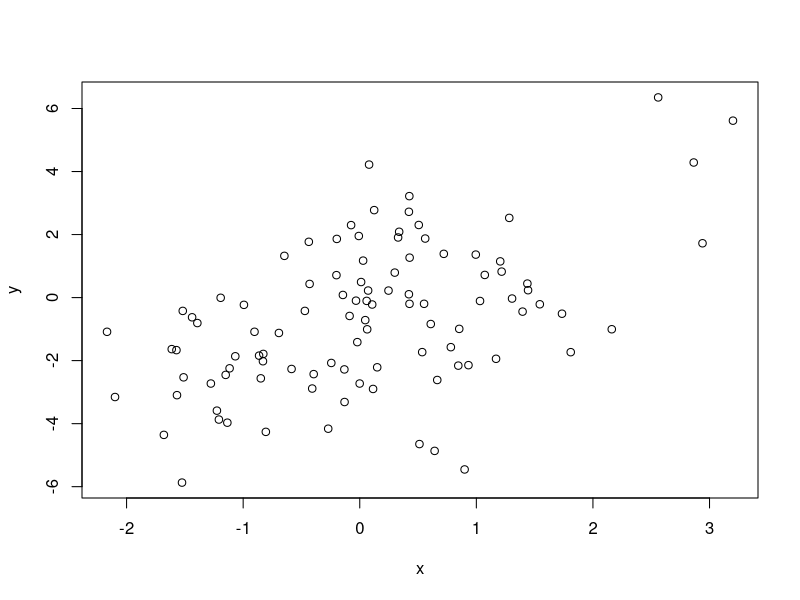

Write R code to recreate this figure.

n <- 100
x <- rnorm(n) # Covariate
beta0 <- -1
beta1 <- 1
sigma <- 2

mu <- beta0 + beta1*x
y <- rnorm(n, mu, sigma)


plot(x,y)

summary(lm1 <- lm(y~x))



## Likelihood

nll <- function(pars) {
    beta0 <- pars[1]
    beta1 <- pars[2]
    sigma <- pars[3]
    mu <- beta0 + beta1*x
    ll <- dnorm(y, mean=mu, sd=sigma, log=TRUE)
    -sum(ll)
}

starts <- c(beta0=0,beta1=0,sigma=1)

nll(starts)



## Minimize neg log-like

fm <- optim(starts, nll, hessian=TRUE)
fm

mles <- fm$par

vcov <- solve(fm$hessian)

SEs <- sqrt(diag(vcov))

cbind(Est=mles, SE=SEs)
